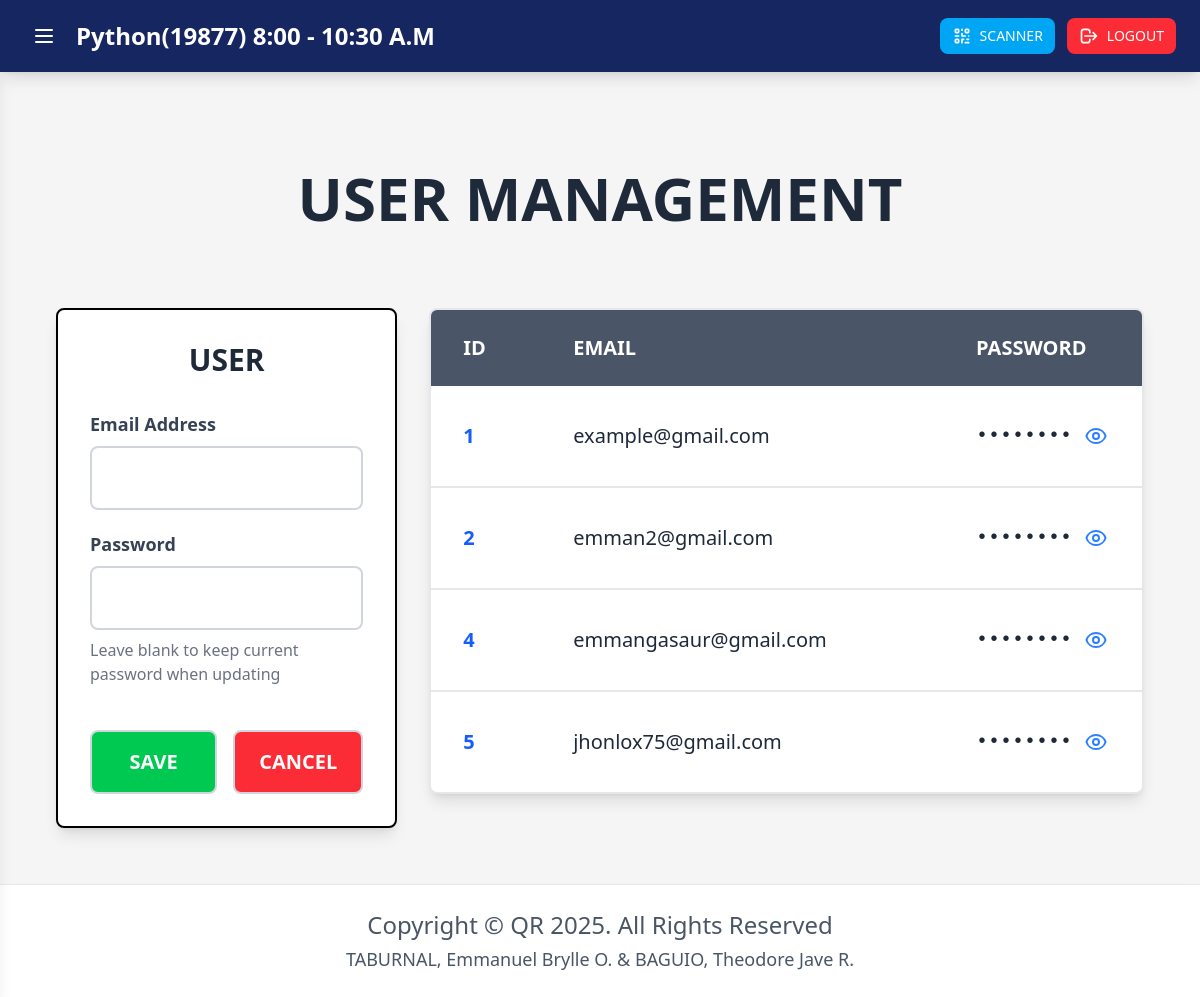
Page /admin (signed in) on the earlier database version.
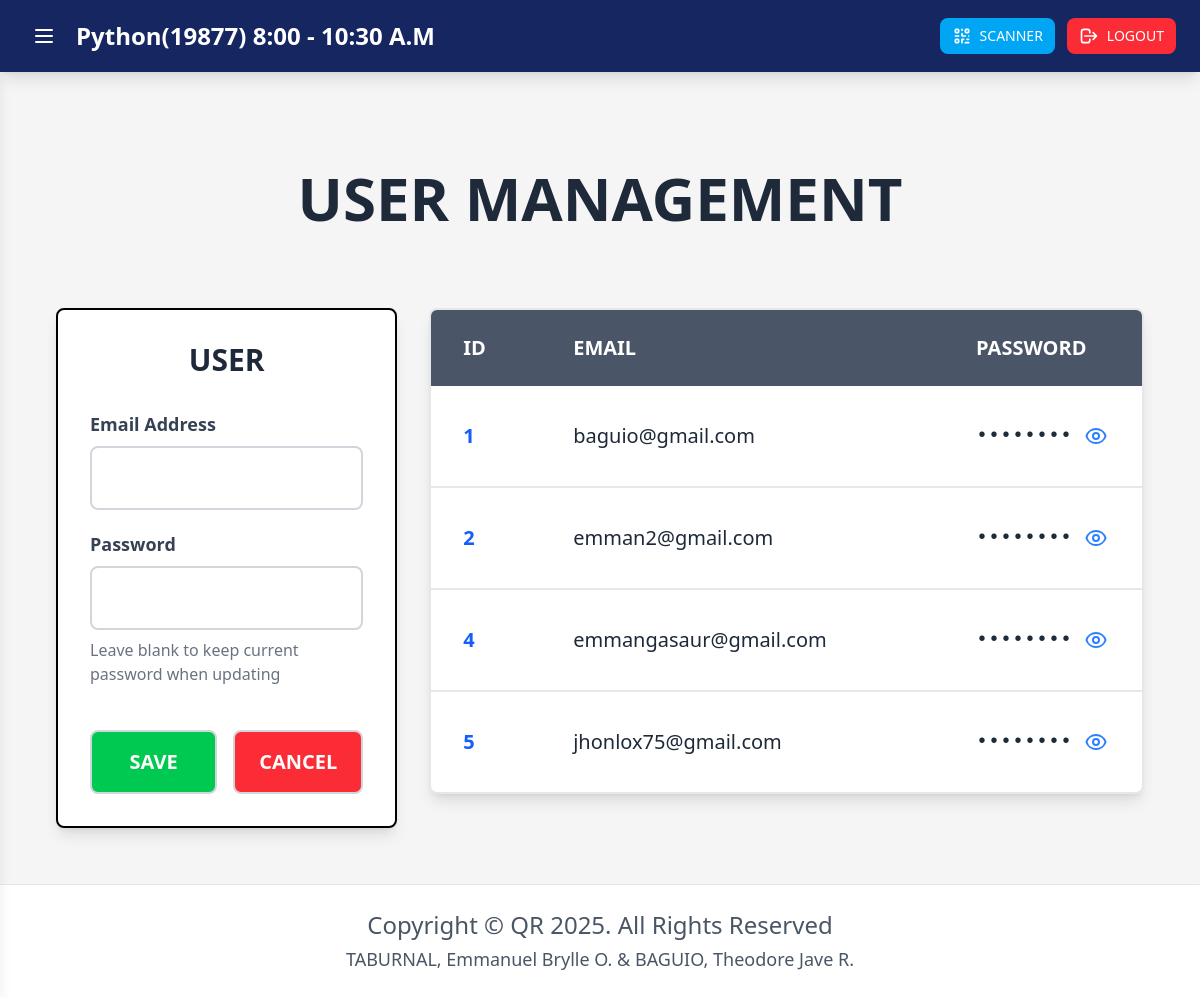
Same page on the later database version.
### tables this page shows
CREATE TABLE user(
id INTEGER PRIMARY KEY AUTOINCREMENT,
email VARCHAR(50) NOT NULL,
pass VARCHAR(50) NOT NULL);

### app.py (the view)
@app.route('/admin')
@login_required
def admin():
    students = db_helper.get_all()
    users = db_helper.get_all_users()
    return render_template('dashboard/admin.html',
                           student_account=students,
                           users=users,
                           students=students)

### app.py (called while the page is built)
def login_required(f):
    @wraps(f)
    def decorated_function(*args, **kwargs):
        if 'user_id' not in session:
            flash('Please login to access this page', 'error')
            return redirect(url_for('login'))
        return f(*args, **kwargs)
    return decorated_function

### db_helper.py (called while the page is built)
def getprocessor():
    conn = connect(database)
    conn.row_factory = Row
    return conn

def get_all_users():
    conn = getprocessor()
    cursor = conn.cursor()
    cursor.execute("SELECT * FROM user")
    rows = cursor.fetchall()
    conn.close()
    return rows

def get_all():
    conn = getprocessor()
    cursor = conn.cursor()
    cursor.execute("SELECT * FROM student_account")
    rows = cursor.fetchall()
    conn.close()
    return rows

### templates/dashboard/admin.html (shortened to what the changed rows need)
{% extends "dashboard/dashboard.html" %}
{% block admin_Content %}
<div class="p-3 sm:p-6 md:p-10 lg:p-14 w-full">
    <div class="max-w-[2000px] mx-auto">
        <div class="p-4 sm:p-8 md:p-10 mb-6 sm:mb-10">
            <h2 class="text-2xl sm:text-4xl md:text-5xl lg:text-6xl font-bold text-gray-800 text-center">USER MANAGEMENT
            </h2>
        </div>
        <div class="grid grid-cols-1 lg:grid-cols-3 gap-4 sm:gap-6 md:gap-8">
            <div class="lg:col-span-2">
                <div class="bg-white rounded-lg shadow-lg overflow-hidden border-2 border-gray-200">
                    <div class="overflow-x-auto">
                        <table class="w-full min-w-[700px] lg:min-w-[1000px]">
                            <thead class="bg-[#4a5568] text-white">
                                <tr>
                                    <th
                                        class="px-3 sm:px-6 md:px-8 py-3 sm:py-5 md:py-6 text-left text-xs sm:text-base md:text-lg lg:text-xl font-bold">
                                        ID</th>
                                    <th
                                        class="px-3 sm:px-6 md:px-8 py-3 sm:py-5 md:py-6 text-left text-xs sm:text-base md:text-lg lg:text-xl font-bold">
                                        EMAIL</th>
                                    <th
                                        class="px-3 sm:px-6 md:px-8 py-3 sm:py-5 md:py-6 text-left text-xs sm:text-base md:text-lg lg:text-xl font-bold">
                                        PASSWORD</th>
                                </tr>
                            </thead>
                            <tbody class="divide-y-2 divide-gray-200">
                                {% if users %}
                                {% for user in users %}
                                <tr class="hover:bg-gray-50 transition">
                                    <td
                                        class="px-3 sm:px-6 md:px-8 py-3 sm:py-5 md:py-6 text-xs sm:text-base md:text-lg lg:text-xl text-blue-600 font-bold">
                                        {{ user.id }}
                                    </td>
                                    <td
                                        class="px-3 sm:px-6 md:px-8 py-3 sm:py-5 md:py-6 text-xs sm:text-base md:text-lg lg:text-xl text-gray-800 font-medium">
                                        {{ user.email }}
                                    </td>
                                    <td
                                        class="px-3 sm:px-6 md:px-8 py-3 sm:py-5 md:py-6 text-xs sm:text-base md:text-lg lg:text-xl text-gray-800">
                                        <div class="flex items-center gap-2 sm:gap-3">
                                            <span class="password-text font-mono"
                                                data-password="{{ user.pass }}">••••••••</span>
                                            <button type="button" onclick="togglePassword(this)"
                                                class="text-blue-500 hover:text-blue-700 transition"
                                                title="Show/Hide Password">
                                            </button>
                                        </div>
                                    </td>
                                </tr>
                                {% endfor %}
                                {% endif %}
                            </tbody>
                        </table>
                    </div>
                </div>
            </div>
        </div>
    </div>
</div>
{% endblock %}

Differences in the rows shown:
changed user id 1: email "example@gmail.com" → "baguio@gmail.com"
